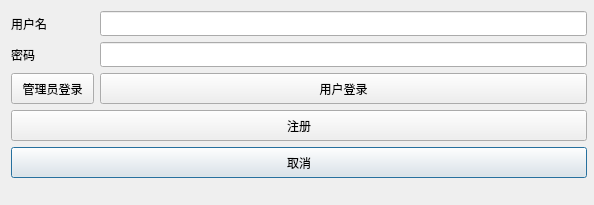
<?xml version="1.0" encoding="UTF-8"?>
<ui version="4.0">
 <class>Login</class>
 <widget class="QDialog" name="Login">
  <property name="geometry">
   <rect>
    <x>0</x>
    <y>0</y>
    <width>594</width>
    <height>205</height>
   </rect>
  </property>
  <property name="minimumSize">
   <size>
    <width>594</width>
    <height>205</height>
   </size>
  </property>
  <property name="maximumSize">
   <size>
    <width>594</width>
    <height>205</height>
   </size>
  </property>
  <property name="windowTitle">
   <string>登录火车订票系统</string>
  </property>
  <property name="windowIcon">
   <iconset>
    <normaloff>12308.png</normaloff>12308.png</iconset>
  </property>
  <layout class="QFormLayout" name="formLayout">
   <item row="1" column="0">
    <widget class="QLabel" name="label">
     <property name="text">
      <string>用户名</string>
     </property>
    </widget>
   </item>
   <item row="2" column="0">
    <widget class="QLabel" name="label_2">
     <property name="text">
      <string>密码</string>
     </property>
    </widget>
   </item>
   <item row="7" column="0" colspan="2">
    <widget class="QPushButton" name="exitBtn">
     <property name="minimumSize">
      <size>
       <width>576</width>
       <height>31</height>
      </size>
     </property>
     <property name="maximumSize">
      <size>
       <width>576</width>
       <height>31</height>
      </size>
     </property>
     <property name="text">
      <string>取消</string>
     </property>
    </widget>
   </item>
   <item row="5" column="0">
    <widget class="QPushButton" name="auloginBtn">
     <property name="minimumSize">
      <size>
       <width>83</width>
       <height>31</height>
      </size>
     </property>
     <property name="maximumSize">
      <size>
       <width>83</width>
       <height>31</height>
      </size>
     </property>
     <property name="text">
      <string>管理员登录</string>
     </property>
    </widget>
   </item>
   <item row="5" column="1">
    <widget class="QPushButton" name="loginBtn">
     <property name="minimumSize">
      <size>
       <width>487</width>
       <height>31</height>
      </size>
     </property>
     <property name="maximumSize">
      <size>
       <width>487</width>
       <height>31</height>
      </size>
     </property>
     <property name="text">
      <string>用户登录</string>
     </property>
    </widget>
   </item>
   <item row="2" column="1">
    <widget class="QLineEdit" name="pwdLineEdit">
     <property name="minimumSize">
      <size>
       <width>487</width>
       <height>25</height>
      </size>
     </property>
     <property name="maximumSize">
      <size>
       <width>487</width>
       <height>25</height>
      </size>
     </property>
    </widget>
   </item>
   <item row="1" column="1">
    <widget class="QLineEdit" name="usrLineEdit">
     <property name="minimumSize">
      <size>
       <width>487</width>
       <height>25</height>
      </size>
     </property>
     <property name="maximumSize">
      <size>
       <width>487</width>
       <height>25</height>
      </size>
     </property>
    </widget>
   </item>
   <item row="6" column="0" colspan="2">
    <widget class="QPushButton" name="registBtn">
     <property name="minimumSize">
      <size>
       <width>576</width>
       <height>31</height>
      </size>
     </property>
     <property name="maximumSize">
      <size>
       <width>576</width>
       <height>31</height>
      </size>
     </property>
     <property name="text">
      <string>注册</string>
     </property>
    </widget>
   </item>
  </layout>
 </widget>
 <resources/>
 <connections>
  <connection>
   <sender>exitBtn</sender>
   <signal>clicked()</signal>
   <receiver>Login</receiver>
   <slot>close()</slot>
   <hints>
    <hint type="sourcelabel">
     <x>396</x>
     <y>228</y>
    </hint>
    <hint type="destinationlabel">
     <x>396</x>
     <y>216</y>
    </hint>
   </hints>
  </connection>
  <connection>
   <sender>usrLineEdit</sender>
   <signal>returnPressed()</signal>
   <receiver>loginBtn</receiver>
   <slot>click()</slot>
   <hints>
    <hint type="sourcelabel">
     <x>482</x>
     <y>49</y>
    </hint>
    <hint type="destinationlabel">
     <x>482</x>
     <y>194</y>
    </hint>
   </hints>
  </connection>
  <connection>
   <sender>pwdLineEdit</sender>
   <signal>returnPressed()</signal>
   <receiver>loginBtn</receiver>
   <slot>click()</slot>
   <hints>
    <hint type="sourcelabel">
     <x>482</x>
     <y>105</y>
    </hint>
    <hint type="destinationlabel">
     <x>482</x>
     <y>194</y>
    </hint>
   </hints>
  </connection>
 </connections>
</ui>
